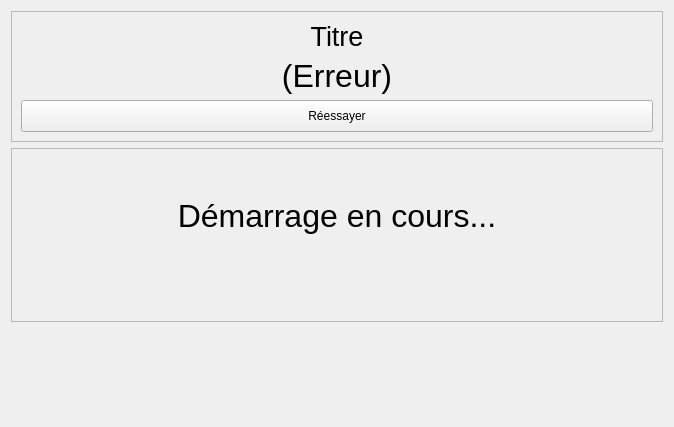
<?xml version="1.0" encoding="UTF-8"?>
<ui version="4.0">
 <class>KitVideoRehabWidget</class>
 <widget class="QWidget" name="KitVideoRehabWidget">
  <property name="geometry">
   <rect>
    <x>0</x>
    <y>0</y>
    <width>674</width>
    <height>427</height>
   </rect>
  </property>
  <property name="windowTitle">
   <string>Form</string>
  </property>
  <layout class="QVBoxLayout" name="verticalLayout">
   <item>
    <widget class="QFrame" name="frameError">
     <property name="sizePolicy">
      <sizepolicy hsizetype="Preferred" vsizetype="Expanding">
       <horstretch>0</horstretch>
       <verstretch>0</verstretch>
      </sizepolicy>
     </property>
     <property name="frameShape">
      <enum>QFrame::StyledPanel</enum>
     </property>
     <property name="frameShadow">
      <enum>QFrame::Raised</enum>
     </property>
     <layout class="QVBoxLayout" name="verticalLayout_3">
      <item alignment="Qt::AlignTop">
       <widget class="QLabel" name="lblTitle">
        <property name="font">
         <font>
          <pointsize>20</pointsize>
         </font>
        </property>
        <property name="text">
         <string>Titre</string>
        </property>
        <property name="alignment">
         <set>Qt::AlignCenter</set>
        </property>
       </widget>
      </item>
      <item alignment="Qt::AlignVCenter">
       <widget class="QLabel" name="lblError">
        <property name="font">
         <font>
          <pointsize>24</pointsize>
         </font>
        </property>
        <property name="text">
         <string>(Erreur)</string>
        </property>
        <property name="alignment">
         <set>Qt::AlignCenter</set>
        </property>
       </widget>
      </item>
      <item alignment="Qt::AlignVCenter">
       <widget class="QPushButton" name="btnRefresh">
        <property name="minimumSize">
         <size>
          <width>0</width>
          <height>32</height>
         </size>
        </property>
        <property name="cursor">
         <cursorShape>PointingHandCursor</cursorShape>
        </property>
        <property name="text">
         <string>Réessayer</string>
        </property>
        <property name="icon">
         <iconset resource="../../resources/TeraClient.qrc">
          <normaloff>:/icons/refresh.png</normaloff>:/icons/refresh.png</iconset>
        </property>
        <property name="iconSize">
         <size>
          <width>24</width>
          <height>24</height>
         </size>
        </property>
       </widget>
      </item>
     </layout>
    </widget>
   </item>
   <item>
    <widget class="QFrame" name="frameLoading">
     <property name="frameShape">
      <enum>QFrame::StyledPanel</enum>
     </property>
     <property name="frameShadow">
      <enum>QFrame::Raised</enum>
     </property>
     <layout class="QVBoxLayout" name="verticalLayout_4">
      <item>
       <spacer name="verticalSpacer_2">
        <property name="orientation">
         <enum>Qt::Vertical</enum>
        </property>
        <property name="sizeHint" stdset="0">
         <size>
          <width>20</width>
          <height>40</height>
         </size>
        </property>
       </spacer>
      </item>
      <item>
       <widget class="QLabel" name="lblLoading">
        <property name="sizePolicy">
         <sizepolicy hsizetype="Preferred" vsizetype="Preferred">
          <horstretch>0</horstretch>
          <verstretch>0</verstretch>
         </sizepolicy>
        </property>
        <property name="font">
         <font>
          <family>MS Sans Serif</family>
          <pointsize>24</pointsize>
         </font>
        </property>
        <property name="text">
         <string>Démarrage en cours...</string>
        </property>
        <property name="alignment">
         <set>Qt::AlignCenter</set>
        </property>
       </widget>
      </item>
      <item alignment="Qt::AlignHCenter">
       <widget class="QLabel" name="icoLoading">
        <property name="sizePolicy">
         <sizepolicy hsizetype="Fixed" vsizetype="Fixed">
          <horstretch>0</horstretch>
          <verstretch>0</verstretch>
         </sizepolicy>
        </property>
        <property name="minimumSize">
         <size>
          <width>64</width>
          <height>32</height>
         </size>
        </property>
        <property name="maximumSize">
         <size>
          <width>64</width>
          <height>32</height>
         </size>
        </property>
        <property name="text">
         <string/>
        </property>
        <property name="pixmap">
         <pixmap resource="../../resources/TeraClient.qrc">:/status/calling.gif</pixmap>
        </property>
        <property name="scaledContents">
         <bool>true</bool>
        </property>
       </widget>
      </item>
      <item>
       <spacer name="verticalSpacer">
        <property name="orientation">
         <enum>Qt::Vertical</enum>
        </property>
        <property name="sizeHint" stdset="0">
         <size>
          <width>20</width>
          <height>40</height>
         </size>
        </property>
       </spacer>
      </item>
     </layout>
    </widget>
   </item>
   <item>
    <widget class="QWidget" name="wdgWebEngine" native="true">
     <property name="sizePolicy">
      <sizepolicy hsizetype="Preferred" vsizetype="MinimumExpanding">
       <horstretch>0</horstretch>
       <verstretch>0</verstretch>
      </sizepolicy>
     </property>
     <layout class="QVBoxLayout" name="verticalLayout_2">
      <property name="leftMargin">
       <number>0</number>
      </property>
      <property name="topMargin">
       <number>0</number>
      </property>
      <property name="rightMargin">
       <number>0</number>
      </property>
      <property name="bottomMargin">
       <number>0</number>
      </property>
     </layout>
    </widget>
   </item>
  </layout>
 </widget>
 <resources>
  <include location="../../resources/TeraClient.qrc"/>
 </resources>
 <connections/>
</ui>
